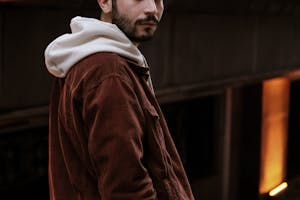
#> input picture edge-detection/pexels-kubrakuzu-20068318 (1).jpg, 300 x 200 px
$ python edge.py
#> lines starting #> are read from the running program, lines starting #| are printed output that depends on the picture
#> in main, input_image is the input picture: shape (200, 300, 3); mean B, G, R 22.8, 29.5, 45.4
import cv2 as cv
import numpy as np

def laplacian_edge_detection(image):
    # Convert the image to grayscale
    gray = cv.cvtColor(image, cv.COLOR_BGR2GRAY)
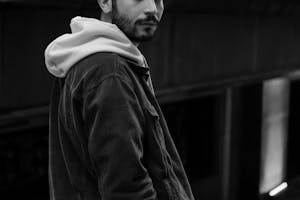
#> gray: shape (200, 300); min 0, max 251, mean 33.4
    # Apply Laplacian edge detection
    laplacian = cv.Laplacian(gray, cv.CV_64F)
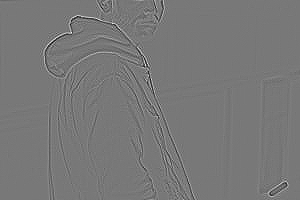
#> laplacian: shape (200, 300) float64; min -257, max 287, mean 0; drawn with min black and max white
    laplacian = np.uint8(np.absolute(laplacian))
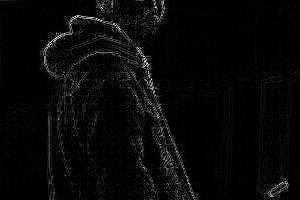
#> laplacian: shape (200, 300); min 0, max 244, mean 8.4
    return laplacian

def canny_edge_detection(image):
    # Apply Canny edge detection
    edges = cv.Canny(image, 80, 120)
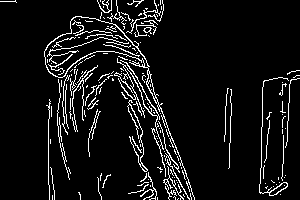
#> edges: shape (200, 300); 7.5% white in thin lines or dots
    return edges

def main():

    input_image = cv.imread('pexels-kubrakuzu-20068318 (1).jpg')

    # Check if the image is loaded successfully
    if input_image is None:
        print("Error: Unable to load image.")
        return

    cv.imshow('Original', input_image)

    # Apply Laplacian edge detection
    laplacian = laplacian_edge_detection(input_image)
    cv.imshow('Laplacian Edges', laplacian)

    # Apply Canny edge detection
    edges = canny_edge_detection(input_image)
    cv.imshow('Canny Edges', edges)

    # Wait for a key press and close OpenCV windows
    cv.waitKey(0)
    cv.destroyAllWindows()

# Call the main function
if __name__ == "__main__":
    main()

$ run again, with edge-detection/jellyfish-7340188_1280.jpg copied over edge-detection/pexels-kubrakuzu-20068318 (1).jpg
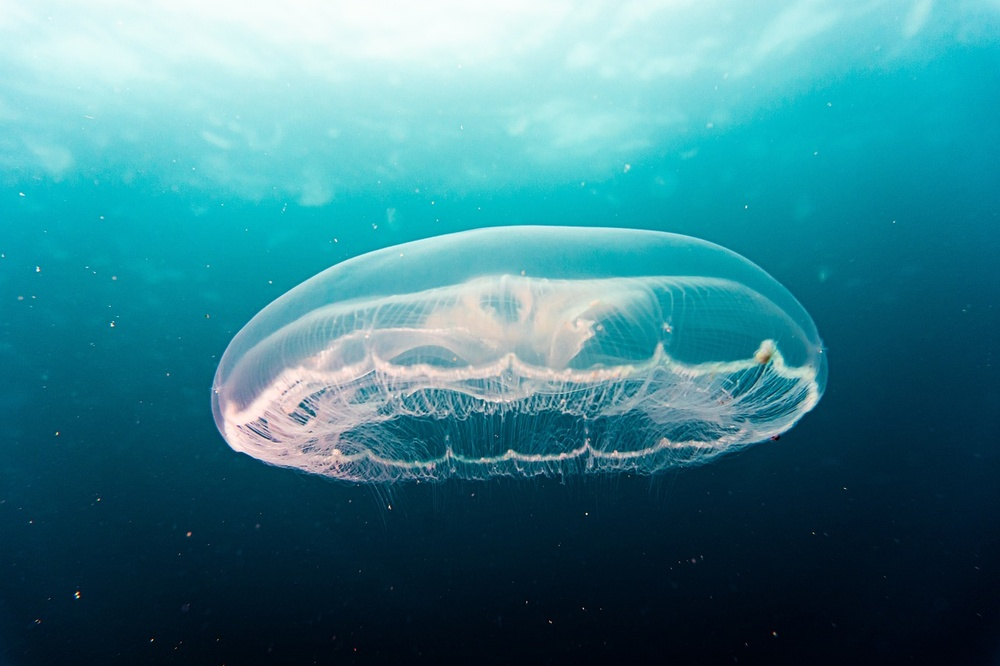
#> input picture edge-detection/jellyfish-7340188_1280.jpg, 1000 x 666 px, shrunk from 1280 x 853 before the run
#> in main, input_image is the input picture: shape (666, 1000, 3); mean B, G, R 139.6, 127.6, 58.4
#> in laplacian_edge_detection, `laplacian = cv.Laplacian(gray, cv.CV_64F)`:
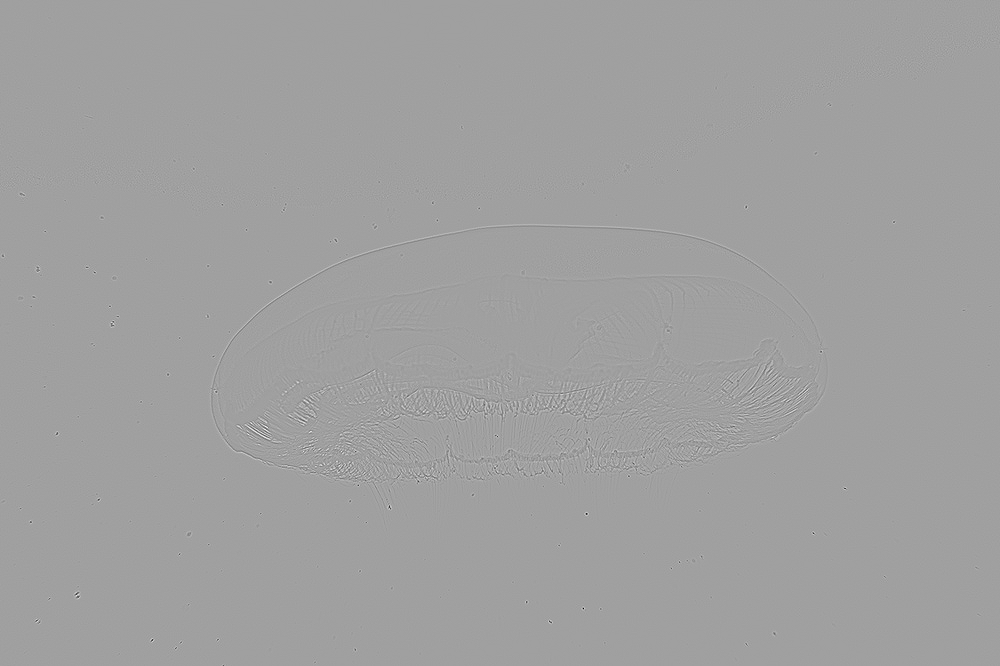
#> laplacian: shape (666, 1000) float64; min -556, max 329, mean 0; drawn with min black and max white
#> in canny_edge_detection, `edges = cv.Canny(image, 80, 120)`:
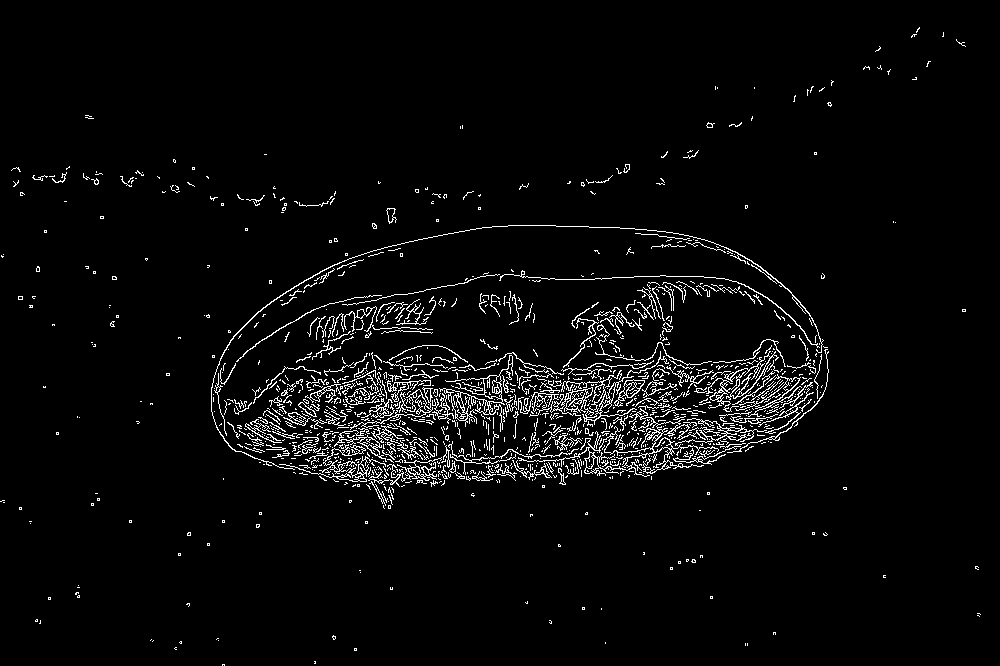
#> edges: shape (666, 1000); 3.6% white in thin lines or dots
